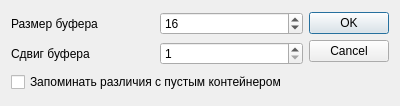
<?xml version="1.0" encoding="UTF-8"?>
<ui version="4.0">
 <class>vABufferForm</class>
 <widget class="QDialog" name="vABufferForm">
  <property name="geometry">
   <rect>
    <x>0</x>
    <y>0</y>
    <width>400</width>
    <height>106</height>
   </rect>
  </property>
  <property name="windowTitle">
   <string>Dialog</string>
  </property>
  <layout class="QGridLayout" name="gridLayout">
   <item row="0" column="0">
    <widget class="QLabel" name="label">
     <property name="text">
      <string>Размер буфера</string>
     </property>
    </widget>
   </item>
   <item row="0" column="1">
    <widget class="QSpinBox" name="spinBox">
     <property name="maximum">
      <number>1024</number>
     </property>
     <property name="value">
      <number>16</number>
     </property>
    </widget>
   </item>
   <item row="0" column="2" rowspan="2">
    <widget class="QDialogButtonBox" name="buttonBox">
     <property name="orientation">
      <enum>Qt::Vertical</enum>
     </property>
     <property name="standardButtons">
      <set>QDialogButtonBox::Cancel|QDialogButtonBox::Ok</set>
     </property>
    </widget>
   </item>
   <item row="1" column="0">
    <widget class="QLabel" name="label_2">
     <property name="text">
      <string>Сдвиг буфера</string>
     </property>
    </widget>
   </item>
   <item row="1" column="1">
    <widget class="QSpinBox" name="spinBox_2">
     <property name="minimum">
      <number>1</number>
     </property>
     <property name="maximum">
      <number>1024</number>
     </property>
     <property name="value">
      <number>1</number>
     </property>
    </widget>
   </item>
   <item row="2" column="0" colspan="3">
    <widget class="QCheckBox" name="checkBox">
     <property name="text">
      <string>Запоминать различия с пустым контейнером</string>
     </property>
    </widget>
   </item>
  </layout>
 </widget>
 <resources/>
 <connections>
  <connection>
   <sender>buttonBox</sender>
   <signal>accepted()</signal>
   <receiver>vABufferForm</receiver>
   <slot>accept()</slot>
   <hints>
    <hint type="sourcelabel">
     <x>248</x>
     <y>254</y>
    </hint>
    <hint type="destinationlabel">
     <x>157</x>
     <y>274</y>
    </hint>
   </hints>
  </connection>
  <connection>
   <sender>buttonBox</sender>
   <signal>rejected()</signal>
   <receiver>vABufferForm</receiver>
   <slot>reject()</slot>
   <hints>
    <hint type="sourcelabel">
     <x>316</x>
     <y>260</y>
    </hint>
    <hint type="destinationlabel">
     <x>286</x>
     <y>274</y>
    </hint>
   </hints>
  </connection>
 </connections>
</ui>
